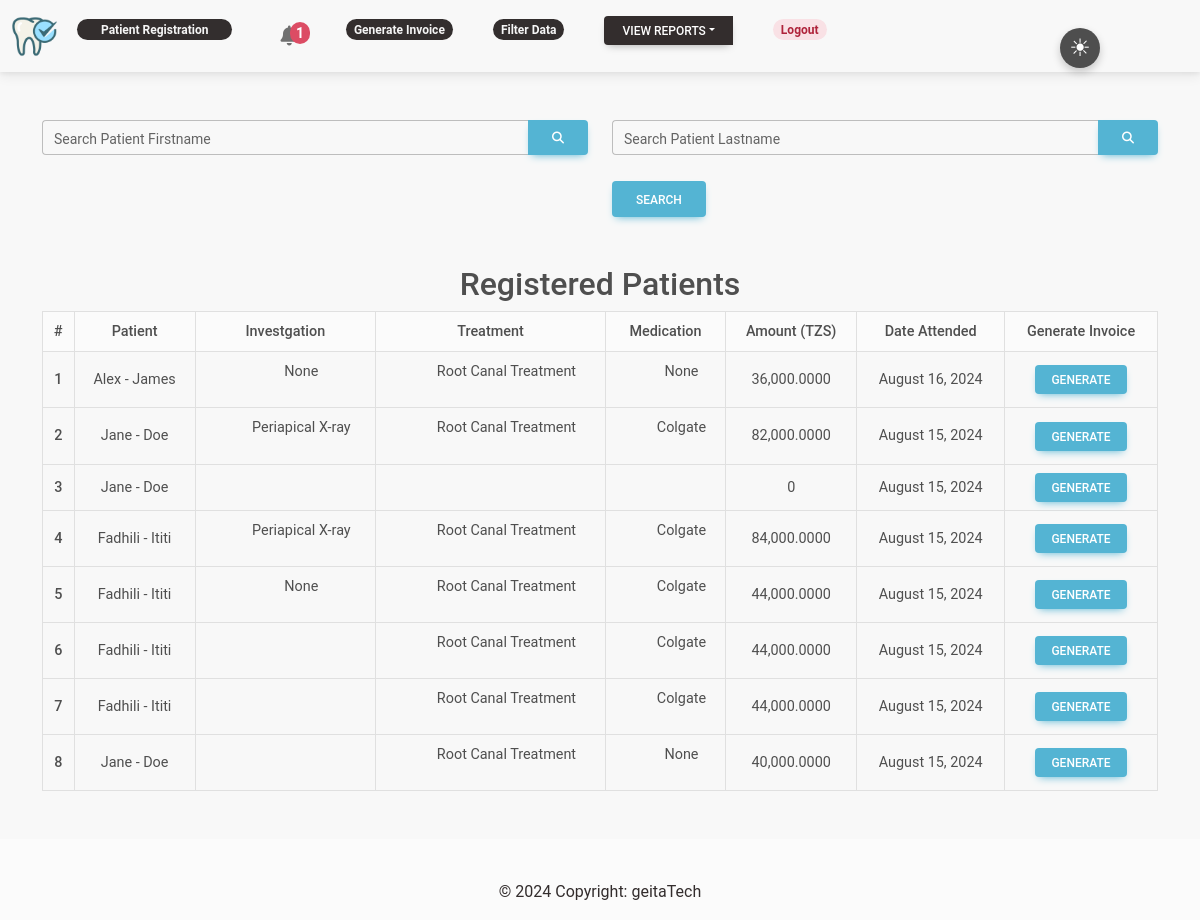
The page /history/ (signed in) on the database as committed earlier.
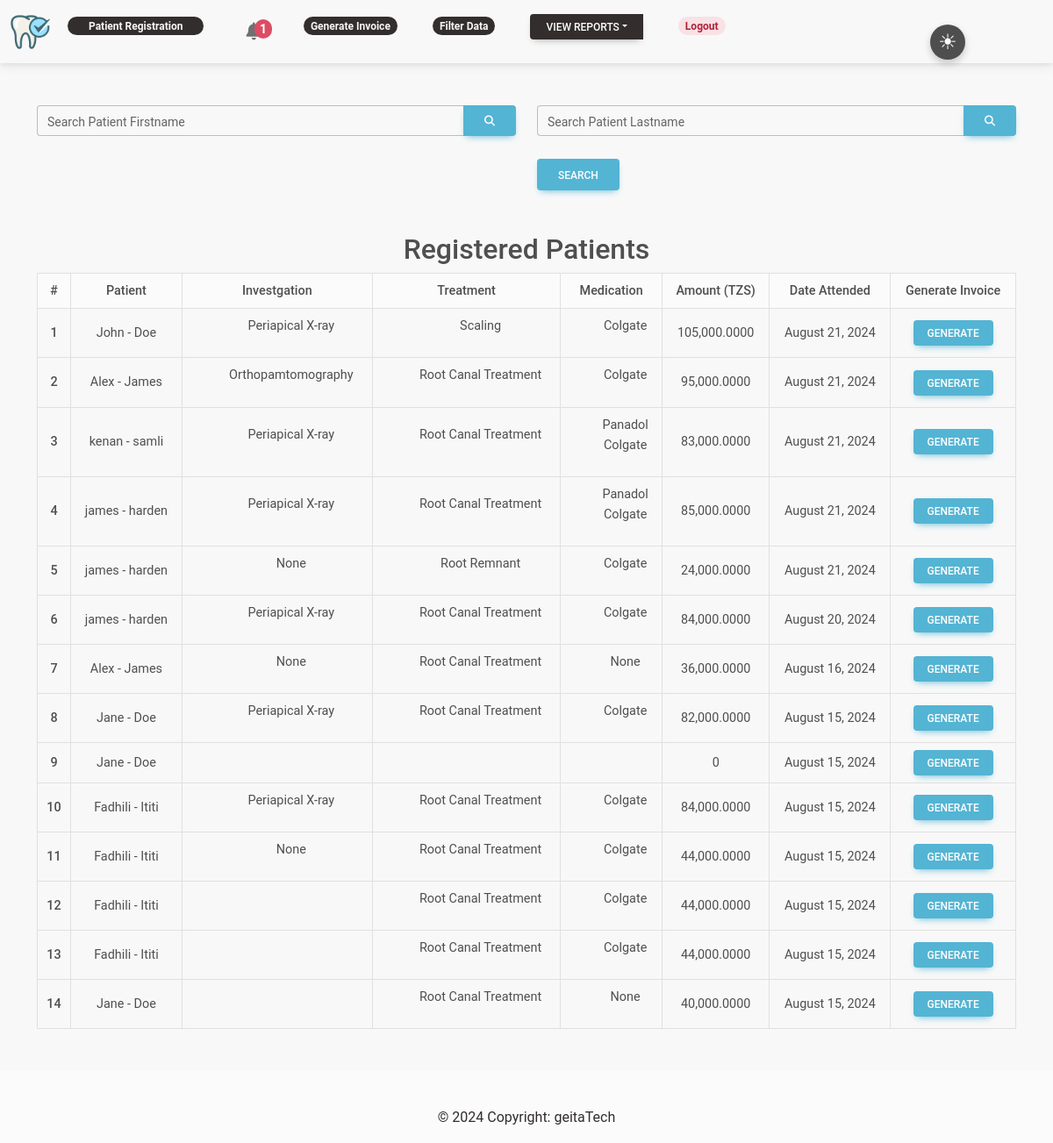
The same page on the database as committed later.
### patient/models.py (models this page shows, shortened)
class MedicalHistory(models.Model):
    patient = models.ForeignKey(Patient, on_delete=models.CASCADE,
                                related_name='patientmedicalhistory')
    history = models.CharField(max_length=255)
    review_of_systems = models.ManyToManyField(ReviewofSystem)
    examination = models.ManyToManyField(Examination)
    diagnosis = models.ManyToManyField(Diagnosis)
    investgation = models.ManyToManyField(Investgation)
    treatment = models.ManyToManyField(Treatment)
    medication = models.ManyToManyField(Medication)
    payment_type = models.ForeignKey(PaymentType, on_delete=models.CASCADE)
    follow_up_date = models.DateField(null=True, blank=True)
    notes = models.CharField(max_length=2000,blank=True)
    doctor = models.ForeignKey(Doctor, on_delete=models.PROTECT, null=True)
    treatment_discount = models.DecimalField(max_digits=5, decimal_places=2, default=0)
    investigation_discount = models.DecimalField(max_digits=5, decimal_places=2, default=0)
    medication_discount = models.DecimalField(max_digits=5, decimal_places=2, default=0)
    created_at = models.DateTimeField(auto_now_add=True)
    def calculate_total_price(self):
        total_price = 0
        if self.payment_type.name == "Insurance":
            for item in self.treatment.all():
                total_price += item.insurance_price * (1 - self.treatment_discount / 100)
            for item in self.investgation.all():
                total_price += item.insurance_price * (1 - self.investigation_discount / 100)
            for item in self.medication.all():
                total_price += item.insurance_price * (1 - self.medication_discount / 100)
        else:  # Cash payment
            for item in self.treatment.all():
                total_price += item.cash_price * (1 - self.treatment_discount / 100)
            for item in self.investgation.all():
                total_price += item.cash_price * (1 - self.investigation_discount / 100)
            for item in self.medication.all():
                total_price += item.cash_price * (1 - self.medication_discount / 100)
        return total_price
    class Meta:
        verbose_name_plural = 'Medical History'

class Patient(models.Model):
    GENDER = (
        ('M', 'Male'),
        ('F', 'Female')
    )
    PAYMENT_TYPE = (
        ('cash', 'Cash'),
        ('insurance', 'Insurance')
    )
    firstname = models.CharField(max_length=255)
    lastname = models.CharField(max_length=255)
    DOB = models.CharField(max_length=255, blank=True, null=True)
    address = models.CharField(max_length=255)
    phone_number = models.CharField(max_length=255)
    gender = models.CharField(max_length=255, choices=GENDER)
    weight = models.IntegerField(default=0)
    BPressure = models.CharField(max_length=255, blank=True, null=True)
    payment_type = models.CharField(max_length=10, choices=PAYMENT_TYPE, null=True)
    insurance_provider = models.CharField(max_length=255, blank=True, null=True)  # Optional field for insurance provider
    DOR = models.DateField(null=True)
    created_at = models.DateTimeField(auto_now_add=True)
    updated_at = models.DateTimeField(auto_now=True)
    def __str__(self):
        return f'{self.firstname} - {self.lastname}'

class Investgation(models.Model):
    name = models.CharField(max_length=255)
    cash_price = models.DecimalField(max_digits=10, decimal_places=2, null=True)
    insurance_price = models.DecimalField(max_digits=10, decimal_places=2, null=True)

class Treatment(models.Model):
    name = models.CharField(max_length=255)
    cash_price = models.DecimalField(max_digits=10, decimal_places=2, null=True)
    insurance_price = models.DecimalField(max_digits=10, decimal_places=2, null=True)

class Medication(models.Model):
    name = models.CharField(max_length=255)
    cash_price = models.DecimalField(max_digits=10, decimal_places=2, null=True)
    insurance_price = models.DecimalField(max_digits=10, decimal_places=2, null=True)

class PaymentType(models.Model):
    name = models.CharField(max_length=255)
    def __str__(self):
        return self.name

### patient/views.py (the view)
# urls.py: path('history/', views.medical_history, name='history'),
@login_required
def medical_history(request):
    qs = MedicalHistory.objects.order_by('-id')
    firstname_contains_query = request.GET.get('firstname_contains')
    lastname_contains_query = request.GET.get('lastname_contains')
    if is_valid_queryparam(firstname_contains_query):
        qs = qs.filter(patient__firstname__icontains=firstname_contains_query)
    if is_valid_queryparam(lastname_contains_query):
        qs = qs.filter(patient__lastname__icontains=lastname_contains_query)
    context = {
        'history':qs
    }
    return render(request, 'medical_history.html', context)

### patient/models.py (called while the page is built)
    def __str__(self):
        return self.name

### patient/template_context.py (called while the page is built)
def upcoming_follow_up_count(request):
    today = datetime.now().date()
    tomorrow = today + timedelta(days=1)
    upcoming_follow_up_count = MedicalHistory.objects.filter(follow_up_date=tomorrow).count()
    return {'upcoming_follow_up_count': upcoming_follow_up_count}

### patient/views.py (called while the page is built)
def is_valid_queryparam(param):
    return param != '' and param is not None

### patient/templates/medical_history.html (shortened to what this page needs)
{% extends 'base.html' %}
{% load humanize %}
{% block content %}
<div class="container pt-5">
<div class="row row-cols-1 row-cols-md-2 g-4">
    <div class="col-lg-6">
      <div class="contents">
        <div class="search-bar">
          <div class="search-inner">
            <form method="GET" class="search-form" action=".">
              <div class="input-group">
                <div class="form-outline">
                  <input type="search" id="form1" class="form-control" name="firstname_contains" />
                  <label class="form-label" for="form1"><small>Search Patient Firstname</small></label>
                </div>
                <button type="submit" class="btn btn-info">
                  <i class="fas fa-search"></i>
                </button>
              </div>
          </div>
        </div>
      </div>
    </div>
    <div class="col-lg-6">
      <div class="contents">
        <div class="search-bar">
          <div class="search-inner">
            <div class="input-group">
              <div class="form-outline">
                <input type="search" id="form1" class="form-control" name="lastname_contains" />
                <label class="form-label" for="form1"><small>Search Patient Lastname</small></label>
              </div>
              <button type="submit" class="btn btn-info">
                <i class="fas fa-search"></i>
              </button>
            </div>
<br>
              <button class="btn btn-info" type="submit"> Search</button>
          </div>
        </div>
      </div>
    </div>
  </div>
</div>
<div class="container pt-5 mb-5">
    <h2 class="text-center">Registered Patients</h2>
    <div class="table-responsive">
        <table class="table align-middle mb-0 text-center text-nowrap table-sm table-bordered">
            <thead class="bg-light">
                <tr>
                    <th scope="col">#</th>
                    <th scope="col">Patient</th>
                    <th scope="col">Investgation</th>
                    <th scope="col">Treatment</th>
                    <th scope="col">Medication</th>
                    <th scope="col">Amount (TZS)</th>
                    <th scope="col">Date Attended</th>
                    <th scope="col">Generate Invoice</th>
                </tr>
            </thead>
            <tbody>
                {% if history %}
                {% for patient in history %}
                <tr>
                    <th scope="row">{{forloop.counter}}</th>
                    <td>{{ patient.patient }}</td>
                    <td>
                        <ul>
                            {% for category in patient.investgation.all %}
                                <li>{{ category.name }}</li>
                            {% endfor %}
                        </ul>
                    </td>
                    <td>
                        <ul>
                            {% for category in patient.treatment.all %}
                                <li>{{ category.name }}</li>
                            {% endfor %}
                        </ul>
                    </td>
                    <td>
                        <ul>
                            {% for category in patient.medication.all %}
                                <li>{{ category.name }}</li>
                            {% endfor %}
                        </ul>
                    </td>
                    <td>{{ patient.calculate_total_price|intcomma }}</td>
                    <td>{{patient.created_at|date:"F d, Y"}}</td>
                        <td><a button class="btn btn-info btn-sm" href="{% url 'generate_invoice_pdf' patient.id %}">Generate</button></a></td>
                    </tr>
                    {% endfor %}
                {% else %}
                    <tr>
                        <td colspan="4">No Registered Patients.</td>
                    </tr>
                {% endif %}
            </tbody>
        </table>
    </div>
  </div>
{% endblock content %}

### patient/templates/base.html (shortened to what this page needs)
{% load static %}
<!doctype html>
<html lang="en">
  <head>
    <link rel="stylesheet" href="{% static 'css/mdb.min.css' %}">
    <link rel="stylesheet" href="{% static 'css/color_switch.css' %}">
    <link rel="stylesheet" href="https://cdnjs.cloudflare.com/ajax/libs/font-awesome/6.4.0/css/all.min.css" />
  </head>
  <body>
<nav class="navbar navbar-expand-lg">
  <div class="container-fluid">
    <div class="collapse navbar-collapse" id="navbarSupportedContent">
      <a class="navbar-brand mt-2 mt-lg-0" href="/">
        <img
          src="/media/2185051_dentist_dentistry_medical_oral_hygiene_tooth_icon_7VPLBN5.png"
          height="45"
          alt="App Logo"
          loading="lazy"
        />
      </a>
      <ul class="navbar-nav me-auto mb-2 mb-lg-0">
      {% if request.user.is_authenticated %}
        <li class="nav-item">
          <a class="nav-link nav-smaller-bold badge rounded-pill badge-dark px-4" href="{% url 'register' %}">Patient Registration</a>
        </li>
        <li class="nav-item">
          <a class="nav-link" href="{% url 'upcoming_follow_up' %}">
            <span class="badge rounded-pill badge-notification bg-danger {% if upcoming_follow_up_count > 0 %}shake-animation{% endif %}" style="font-size: 14px; padding: 4px 6px;">
                {% if upcoming_follow_up_count > 0 %}
                    {{ upcoming_follow_up_count }}
                {% else %}
                    0
                {% endif %}
            </span>
        </a>
        </li>
        {% for group in user.groups.all %}
        {% if group.name == 'admin' %}
        <li class="nav-item">
          <a class="nav-link nav-smaller-bold badge rounded-pill badge-dark" href="{% url 'history' %}">Generate Invoice</a>
        </li>
        <li class="nav-item">
          <a class="nav-link nav-smaller-bold badge rounded-pill badge-dark" href="{% url 'filtered' %}">Filter Data</a>
        </li>
    <li class="nav-item">
      <div class="btn-group">
        <button type="button" class="btn btn-sm btn-dark dropdown-toggle dropdown-toggle-split" data-mdb-toggle="dropdown" aria-expanded="false">
          View Reports
        </button>
        </li>
        {% endif %}
        {% endfor %}
      </ul>
    </div>
    <li class="nav-item">
      <a class="nav-link nav-smaller-bold badge rounded-pill badge-danger" href="{% url 'logout' %}">Logout</a>
    </li>
  {% else %}
  <li class="nav-item">
    <a class="nav-link nav-smaller-bold badge rounded-pill badge-primary" href="{% url 'login' %}">Login</a>
  </li>
  {% endif %}
    </div>
</nav>
      <div class="container">
        <div class="toggle-icon float-start" onclick="toggleMode()">
            <span id="light-icon">&#9728;</span>
        </div>
    </div>
    {% block content %}
    {% endblock content %}
    <footer class="bg-light text-center text-white">
      <div class="container p-4 pb-0">
      </div>
      <div class="text-center p-3 text-dark" style="background-color: rgba(0, 0, 0, 0);">
        © 2024 Copyright:
        <a class="text-dark" href="">geitaTech</a>
      </div>
    </footer>
  </body>
</html>

Rows that differ between the two databases and show on the page:
added MedicalHistory: patient "John - Doe", calculate_total_price "105,000.0000", created_at "August 21, 2024", Investgation (name "Periapical X-ray"), Medication (name "Colgate")
now on this page (row unchanged): Treatment: name "Scaling", shown under "John - Doe"
added MedicalHistory: patient "Alex - James", calculate_total_price "95,000.0000", created_at "August 21, 2024", Treatment (name "Root Canal Treatment"), Medication (name "Colgate")
now on this page (row unchanged): Investgation: name "Orthopamtomography", shown under "Alex - James"
added MedicalHistory: patient "kenan - samli", calculate_total_price "83,000.0000", created_at "August 21, 2024", Investgation (name "Periapical X-ray"), Treatment (name "Root Canal Treatment"), Medication (name "Colgate")
now on this page (row unchanged): Medication: name "Panadol"
added MedicalHistory: patient "james - harden", calculate_total_price "85,000.0000", created_at "August 21, 2024", Investgation (name "Periapical X-ray"), Treatment (name "Root Canal Treatment"), Medication (name "Colgate")
added MedicalHistory: patient "james - harden", calculate_total_price "24,000.0000", created_at "August 21, 2024", Investgation (name "None"), Medication (name "Colgate")
now on this page (row unchanged): Treatment: name "Root Remnant", shown under "james - harden"
added MedicalHistory: patient "james - harden", calculate_total_price "84,000.0000", created_at "August 20, 2024", Investgation (name "Periapical X-ray"), Treatment (name "Root Canal Treatment"), Medication (name "Colgate")
